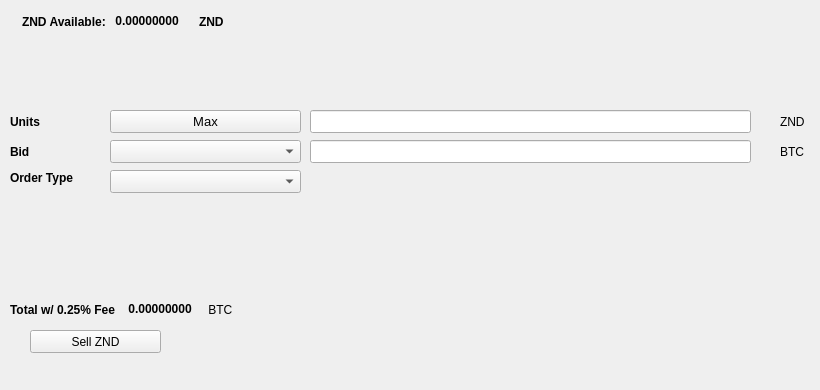
   <widget class="QWidget" name="SellTab">
    <attribute name="title">
     <string>Sell</string>
    </attribute>
    <widget class="QLabel" name="label_16">
     <property name="geometry">
      <rect>
       <x>780</x>
       <y>140</y>
       <width>31</width>
       <height>23</height>
      </rect>
     </property>
     <property name="text">
      <string>BTC</string>
     </property>
    </widget>
    <widget class="QComboBox" name="SellBidcomboBox">
     <property name="geometry">
      <rect>
       <x>110</x>
       <y>140</y>
       <width>191</width>
       <height>23</height>
      </rect>
     </property>
     <property name="font">
      <font>
       <pointsize>10</pointsize>
      </font>
     </property>
    </widget>
    <widget class="QLabel" name="label_18">
     <property name="geometry">
      <rect>
       <x>10</x>
       <y>110</y>
       <width>46</width>
       <height>23</height>
      </rect>
     </property>
     <property name="font">
      <font>
       <weight>75</weight>
       <bold>true</bold>
      </font>
     </property>
     <property name="text">
      <string>Units</string>
     </property>
    </widget>
    <widget class="QPushButton" name="Sell_Max_Amount">
     <property name="geometry">
      <rect>
       <x>110</x>
       <y>110</y>
       <width>191</width>
       <height>23</height>
      </rect>
     </property>
     <property name="font">
      <font>
       <pointsize>10</pointsize>
      </font>
     </property>
     <property name="text">
      <string>Max</string>
     </property>
    </widget>
    <widget class="QLabel" name="label_20">
     <property name="geometry">
      <rect>
       <x>10</x>
       <y>170</y>
       <width>91</width>
       <height>16</height>
      </rect>
     </property>
     <property name="font">
      <font>
       <weight>75</weight>
       <bold>true</bold>
      </font>
     </property>
     <property name="text">
      <string>Order Type</string>
     </property>
    </widget>
    <widget class="QComboBox" name="SellOrdertypeCombo">
     <property name="geometry">
      <rect>
       <x>110</x>
       <y>170</y>
       <width>191</width>
       <height>23</height>
      </rect>
     </property>
     <property name="font">
      <font>
       <pointsize>10</pointsize>
      </font>
     </property>
    </widget>
    <widget class="QLabel" name="label_21">
     <property name="geometry">
      <rect>
       <x>10</x>
       <y>140</y>
       <width>46</width>
       <height>23</height>
      </rect>
     </property>
     <property name="font">
      <font>
       <weight>75</weight>
       <bold>true</bold>
      </font>
     </property>
     <property name="text">
      <string>Bid</string>
     </property>
    </widget>
    <widget class="QLabel" name="label_22">
     <property name="geometry">
      <rect>
       <x>780</x>
       <y>110</y>
       <width>31</width>
       <height>23</height>
      </rect>
     </property>
     <property name="text">
      <string>ZND</string>
     </property>
    </widget>
    <widget class="QLineEdit" name="UnitsInputZND">
     <property name="geometry">
      <rect>
       <x>310</x>
       <y>110</y>
       <width>441</width>
       <height>23</height>
      </rect>
     </property>
     <property name="font">
      <font>
       <pointsize>9</pointsize>
       <weight>75</weight>
       <bold>true</bold>
      </font>
     </property>
    </widget>
    <widget class="QLineEdit" name="SellBidPriceEdit">
     <property name="geometry">
      <rect>
       <x>310</x>
       <y>140</y>
       <width>441</width>
       <height>23</height>
      </rect>
     </property>
     <property name="font">
      <font>
       <pointsize>9</pointsize>
       <weight>75</weight>
       <bold>true</bold>
      </font>
     </property>
    </widget>
    <widget class="QPushButton" name="SellZNDBTN">
     <property name="geometry">
      <rect>
       <x>30</x>
       <y>330</y>
       <width>131</width>
       <height>23</height>
      </rect>
     </property>
     <property name="text">
      <string>Sell ZND</string>
     </property>
     <property name="icon">
      <iconset resource="../zond">
       <normaloff>:/icons/bitcoin</normaloff>:/icons/bitcoin</iconset>
     </property>
    </widget>
    <widget class="QWidget" name="layoutWidget3">
     <property name="geometry">
      <rect>
       <x>22</x>
       <y>12</y>
       <width>258</width>
       <height>19</height>
      </rect>
     </property>
     <layout class="QHBoxLayout" name="horizontalLayout">
      <item>
       <widget class="QLabel" name="label232_2">
        <property name="font">
         <font>
          <weight>75</weight>
          <bold>true</bold>
         </font>
        </property>
        <property name="text">
         <string>ZND Available:</string>
        </property>
       </widget>
      </item>
      <item>
       <widget class="QLabel" name="ZNDAvailableLabel">
        <property name="palette">
         <palette>
          <active>
           <colorrole role="WindowText">
            <brush brushstyle="SolidPattern">
             <color alpha="255">
              <red>0</red>
              <green>0</green>
              <blue>0</blue>
             </color>
            </brush>
           </colorrole>
           <colorrole role="Button">
            <brush brushstyle="SolidPattern">
             <color alpha="255">
              <red>0</red>
              <green>170</green>
              <blue>0</blue>
             </color>
            </brush>
           </colorrole>
           <colorrole role="Light">
            <brush brushstyle="SolidPattern">
             <color alpha="255">
              <red>0</red>
              <green>255</green>
              <blue>0</blue>
             </color>
            </brush>
           </colorrole>
           <colorrole role="Midlight">
            <brush brushstyle="SolidPattern">
             <color alpha="255">
              <red>0</red>
              <green>212</green>
              <blue>0</blue>
             </color>
            </brush>
           </colorrole>
           <colorrole role="Dark">
            <brush brushstyle="SolidPattern">
             <color alpha="255">
              <red>0</red>
              <green>85</green>
              <blue>0</blue>
             </color>
            </brush>
           </colorrole>
           <colorrole role="Mid">
            <brush brushstyle="SolidPattern">
             <color alpha="255">
              <red>0</red>
              <green>113</green>
              <blue>0</blue>
             </color>
            </brush>
           </colorrole>
           <colorrole role="Text">
            <brush brushstyle="SolidPattern">
             <color alpha="255">
              <red>0</red>
              <green>170</green>
              <blue>0</blue>
             </color>
            </brush>
           </colorrole>
           <colorrole role="BrightText">
            <brush brushstyle="SolidPattern">
             <color alpha="255">
              <red>255</red>
              <green>255</green>
              <blue>255</blue>
             </color>
            </brush>
           </colorrole>
           <colorrole role="ButtonText">
            <brush brushstyle="SolidPattern">
             <color alpha="255">
              <red>0</red>
              <green>0</green>
              <blue>0</blue>
             </color>
            </brush>
           </colorrole>
           <colorrole role="Base">
            <brush brushstyle="SolidPattern">
             <color alpha="255">
              <red>255</red>
              <green>255</green>
              <blue>255</blue>
             </color>
            </brush>
           </colorrole>
           <colorrole role="Window">
            <brush brushstyle="SolidPattern">
             <color alpha="255">
              <red>0</red>
              <green>170</green>
              <blue>0</blue>
             </color>
            </brush>
           </colorrole>
           <colorrole role="Shadow">
            <brush brushstyle="SolidPattern">
             <color alpha="255">
              <red>0</red>
              <green>0</green>
              <blue>0</blue>
             </color>
            </brush>
           </colorrole>
           <colorrole role="AlternateBase">
            <brush brushstyle="SolidPattern">
             <color alpha="255">
              <red>127</red>
              <green>212</green>
              <blue>127</blue>
             </color>
            </brush>
           </colorrole>
           <colorrole role="ToolTipBase">
            <brush brushstyle="SolidPattern">
             <color alpha="255">
              <red>255</red>
              <green>255</green>
              <blue>220</blue>
             </color>
            </brush>
           </colorrole>
           <colorrole role="ToolTipText">
            <brush brushstyle="SolidPattern">
             <color alpha="255">
              <red>0</red>
              <green>0</green>
              <blue>0</blue>
             </color>
            </brush>
           </colorrole>
          </active>
          <inactive>
           <colorrole role="WindowText">
            <brush brushstyle="SolidPattern">
             <color alpha="255">
              <red>0</red>
              <green>0</green>
              <blue>0</blue>
             </color>
            </brush>
           </colorrole>
           <colorrole role="Button">
            <brush brushstyle="SolidPattern">
             <color alpha="255">
              <red>0</red>
              <green>170</green>
              <blue>0</blue>
             </color>
            </brush>
           </colorrole>
           <colorrole role="Light">
            <brush brushstyle="SolidPattern">
             <color alpha="255">
              <red>0</red>
              <green>255</green>
              <blue>0</blue>
             </color>
            </brush>
           </colorrole>
           <colorrole role="Midlight">
            <brush brushstyle="SolidPattern">
             <color alpha="255">
              <red>0</red>
              <green>212</green>
              <blue>0</blue>
             </color>
            </brush>
           </colorrole>
           <colorrole role="Dark">
            <brush brushstyle="SolidPattern">
             <color alpha="255">
              <red>0</red>
              <green>85</green>
              <blue>0</blue>
             </color>
            </brush>
           </colorrole>
           <colorrole role="Mid">
            <brush brushstyle="SolidPattern">
             <color alpha="255">
              <red>0</red>
              <green>113</green>
              <blue>0</blue>
             </color>
            </brush>
           </colorrole>
           <colorrole role="Text">
            <brush brushstyle="SolidPattern">
             <color alpha="255">
              <red>0</red>
              <green>170</green>
              <blue>0</blue>
             </color>
            </brush>
           </colorrole>
           <colorrole role="BrightText">
            <brush brushstyle="SolidPattern">
             <color alpha="255">
              <red>255</red>
              <green>255</green>
              <blue>255</blue>
             </color>
            </brush>
           </colorrole>
           <colorrole role="ButtonText">
            <brush brushstyle="SolidPattern">
             <color alpha="255">
              <red>0</red>
              <green>0</green>
              <blue>0</blue>
             </color>
            </brush>
           </colorrole>
           <colorrole role="Base">
            <brush brushstyle="SolidPattern">
             <color alpha="255">
              <red>255</red>
              <green>255</green>
              <blue>255</blue>
             </color>
            </brush>
           </colorrole>
           <colorrole role="Window">
            <brush brushstyle="SolidPattern">
             <color alpha="255">
              <red>0</red>
              <green>170</green>
              <blue>0</blue>
             </color>
            </brush>
           </colorrole>
           <colorrole role="Shadow">
            <brush brushstyle="SolidPattern">
             <color alpha="255">
              <red>0</red>
              <green>0</green>
              <blue>0</blue>
             </color>
            </brush>
           </colorrole>
           <colorrole role="AlternateBase">
            <brush brushstyle="SolidPattern">
             <color alpha="255">
              <red>127</red>
              <green>212</green>
              <blue>127</blue>
             </color>
            </brush>
           </colorrole>
           <colorrole role="ToolTipBase">
            <brush brushstyle="SolidPattern">
             <color alpha="255">
              <red>255</red>
              <green>255</green>
              <blue>220</blue>
             </color>
            </brush>
           </colorrole>
           <colorrole role="ToolTipText">
            <brush brushstyle="SolidPattern">
             <color alpha="255">
              <red>0</red>
              <green>0</green>
              <blue>0</blue>
             </color>
            </brush>
           </colorrole>
          </inactive>
          <disabled>
           <colorrole role="WindowText">
            <brush brushstyle="SolidPattern">
             <color alpha="255">
              <red>0</red>
              <green>85</green>
              <blue>0</blue>
             </color>
            </brush>
           </colorrole>
           <colorrole role="Button">
            <brush brushstyle="SolidPattern">
             <color alpha="255">
              <red>0</red>
              <green>170</green>
              <blue>0</blue>
             </color>
            </brush>
           </colorrole>
           <colorrole role="Light">
            <brush brushstyle="SolidPattern">
             <color alpha="255">
              <red>0</red>
              <green>255</green>
              <blue>0</blue>
             </color>
            </brush>
           </colorrole>
           <colorrole role="Midlight">
            <brush brushstyle="SolidPattern">
             <color alpha="255">
              <red>0</red>
              <green>212</green>
              <blue>0</blue>
             </color>
            </brush>
           </colorrole>
           <colorrole role="Dark">
            <brush brushstyle="SolidPattern">
             <color alpha="255">
              <red>0</red>
              <green>85</green>
              <blue>0</blue>
             </color>
            </brush>
           </colorrole>
           <colorrole role="Mid">
            <brush brushstyle="SolidPattern">
             <color alpha="255">
              <red>0</red>
              <green>113</green>
              <blue>0</blue>
             </color>
            </brush>
           </colorrole>
           <colorrole role="Text">
            <brush brushstyle="SolidPattern">
             <color alpha="255">
              <red>0</red>
              <green>85</green>
              <blue>0</blue>
             </color>
            </brush>
           </colorrole>
           <colorrole role="BrightText">
            <brush brushstyle="SolidPattern">
             <color alpha="255">
              <red>255</red>
              <green>255</green>
              <blue>255</blue>
             </color>
            </brush>
           </colorrole>
           <colorrole role="ButtonText">
            <brush brushstyle="SolidPattern">
             <color alpha="255">
              <red>0</red>
              <green>85</green>
              <blue>0</blue>
             </color>
            </brush>
           </colorrole>
           <colorrole role="Base">
            <brush brushstyle="SolidPattern">
             <color alpha="255">
              <red>0</red>
              <green>170</green>
              <blue>0</blue>
             </color>
            </brush>
           </colorrole>
           <colorrole role="Window">
            <brush brushstyle="SolidPattern">
             <color alpha="255">
              <red>0</red>
              <green>170</green>
              <blue>0</blue>
             </color>
            </brush>
           </colorrole>
           <colorrole role="Shadow">
            <brush brushstyle="SolidPattern">
             <color alpha="255">
              <red>0</red>
              <green>0</green>
              <blue>0</blue>
             </color>
            </brush>
           </colorrole>
           <colorrole role="AlternateBase">
            <brush brushstyle="SolidPattern">
             <color alpha="255">
              <red>0</red>
              <green>170</green>
              <blue>0</blue>
             </color>
            </brush>
           </colorrole>
           <colorrole role="ToolTipBase">
            <brush brushstyle="SolidPattern">
             <color alpha="255">
              <red>255</red>
              <green>255</green>
              <blue>220</blue>
             </color>
            </brush>
           </colorrole>
           <colorrole role="ToolTipText">
            <brush brushstyle="SolidPattern">
             <color alpha="255">
              <red>0</red>
              <green>0</green>
              <blue>0</blue>
             </color>
            </brush>
           </colorrole>
          </disabled>
         </palette>
        </property>
        <property name="font">
         <font>
          <weight>75</weight>
          <bold>true</bold>
         </font>
        </property>
        <property name="text">
         <string> 0.00000000 </string>
        </property>
        <property name="textInteractionFlags">
         <set>Qt::LinksAccessibleByMouse|Qt::TextSelectableByKeyboard|Qt::TextSelectableByMouse</set>
        </property>
       </widget>
      </item>
      <item>
       <widget class="QLabel" name="labelZND">
        <property name="font">
         <font>
          <weight>75</weight>
          <bold>true</bold>
         </font>
        </property>
        <property name="text">
         <string>ZND</string>
        </property>
       </widget>
      </item>
     </layout>
    </widget>
    <widget class="QWidget" name="layoutWidget">
     <property name="geometry">
      <rect>
       <x>10</x>
       <y>300</y>
       <width>268</width>
       <height>19</height>
      </rect>
     </property>
     <layout class="QHBoxLayout" name="horizontalLayout_2">
      <item>
       <widget class="QLabel" name="label_19">
        <property name="font">
         <font>
          <weight>75</weight>
          <bold>true</bold>
         </font>
        </property>
        <property name="text">
         <string>Total w/ 0.25% Fee </string>
        </property>
       </widget>
      </item>
      <item>
       <widget class="QLabel" name="SellCostLabel">
        <property name="palette">
         <palette>
          <active>
           <colorrole role="WindowText">
            <brush brushstyle="SolidPattern">
             <color alpha="255">
              <red>0</red>
              <green>0</green>
              <blue>0</blue>
             </color>
            </brush>
           </colorrole>
           <colorrole role="Button">
            <brush brushstyle="SolidPattern">
             <color alpha="255">
              <red>0</red>
              <green>170</green>
              <blue>0</blue>
             </color>
            </brush>
           </colorrole>
           <colorrole role="Light">
            <brush brushstyle="SolidPattern">
             <color alpha="255">
              <red>0</red>
              <green>255</green>
              <blue>0</blue>
             </color>
            </brush>
           </colorrole>
           <colorrole role="Midlight">
            <brush brushstyle="SolidPattern">
             <color alpha="255">
              <red>0</red>
              <green>212</green>
              <blue>0</blue>
             </color>
            </brush>
           </colorrole>
           <colorrole role="Dark">
            <brush brushstyle="SolidPattern">
             <color alpha="255">
              <red>0</red>
              <green>85</green>
              <blue>0</blue>
             </color>
            </brush>
           </colorrole>
           <colorrole role="Mid">
            <brush brushstyle="SolidPattern">
             <color alpha="255">
              <red>0</red>
              <green>113</green>
              <blue>0</blue>
             </color>
            </brush>
           </colorrole>
           <colorrole role="Text">
            <brush brushstyle="SolidPattern">
             <color alpha="255">
              <red>0</red>
              <green>170</green>
              <blue>0</blue>
             </color>
            </brush>
           </colorrole>
           <colorrole role="BrightText">
            <brush brushstyle="SolidPattern">
             <color alpha="255">
              <red>255</red>
              <green>255</green>
              <blue>255</blue>
             </color>
            </brush>
           </colorrole>
           <colorrole role="ButtonText">
            <brush brushstyle="SolidPattern">
             <color alpha="255">
              <red>0</red>
              <green>0</green>
              <blue>0</blue>
             </color>
            </brush>
           </colorrole>
           <colorrole role="Base">
            <brush brushstyle="SolidPattern">
             <color alpha="255">
              <red>255</red>
              <green>255</green>
              <blue>255</blue>
             </color>
            </brush>
           </colorrole>
           <colorrole role="Window">
            <brush brushstyle="SolidPattern">
             <color alpha="255">
              <red>0</red>
              <green>170</green>
              <blue>0</blue>
             </color>
            </brush>
           </colorrole>
           <colorrole role="Shadow">
            <brush brushstyle="SolidPattern">
             <color alpha="255">
              <red>0</red>
              <green>0</green>
              <blue>0</blue>
             </color>
            </brush>
           </colorrole>
           <colorrole role="AlternateBase">
            <brush brushstyle="SolidPattern">
             <color alpha="255">
              <red>127</red>
              <green>212</green>
              <blue>127</blue>
             </color>
            </brush>
           </colorrole>
           <colorrole role="ToolTipBase">
            <brush brushstyle="SolidPattern">
             <color alpha="255">
              <red>255</red>
              <green>255</green>
              <blue>220</blue>
             </color>
            </brush>
           </colorrole>
           <colorrole role="ToolTipText">
            <brush brushstyle="SolidPattern">
             <color alpha="255">
              <red>0</red>
              <green>0</green>
              <blue>0</blue>
             </color>
            </brush>
           </colorrole>
          </active>
          <inactive>
           <colorrole role="WindowText">
            <brush brushstyle="SolidPattern">
             <color alpha="255">
              <red>0</red>
              <green>0</green>
              <blue>0</blue>
             </color>
            </brush>
           </colorrole>
           <colorrole role="Button">
            <brush brushstyle="SolidPattern">
             <color alpha="255">
              <red>0</red>
              <green>170</green>
              <blue>0</blue>
             </color>
            </brush>
           </colorrole>
           <colorrole role="Light">
            <brush brushstyle="SolidPattern">
             <color alpha="255">
              <red>0</red>
              <green>255</green>
              <blue>0</blue>
             </color>
            </brush>
           </colorrole>
           <colorrole role="Midlight">
            <brush brushstyle="SolidPattern">
             <color alpha="255">
              <red>0</red>
              <green>212</green>
              <blue>0</blue>
             </color>
            </brush>
           </colorrole>
           <colorrole role="Dark">
            <brush brushstyle="SolidPattern">
             <color alpha="255">
              <red>0</red>
              <green>85</green>
              <blue>0</blue>
             </color>
            </brush>
           </colorrole>
           <colorrole role="Mid">
            <brush brushstyle="SolidPattern">
             <color alpha="255">
              <red>0</red>
              <green>113</green>
              <blue>0</blue>
             </color>
            </brush>
           </colorrole>
           <colorrole role="Text">
            <brush brushstyle="SolidPattern">
             <color alpha="255">
              <red>0</red>
              <green>170</green>
              <blue>0</blue>
             </color>
            </brush>
           </colorrole>
           <colorrole role="BrightText">
            <brush brushstyle="SolidPattern">
             <color alpha="255">
              <red>255</red>
              <green>255</green>
              <blue>255</blue>
             </color>
            </brush>
           </colorrole>
           <colorrole role="ButtonText">
            <brush brushstyle="SolidPattern">
             <color alpha="255">
              <red>0</red>
              <green>0</green>
              <blue>0</blue>
             </color>
            </brush>
           </colorrole>
           <colorrole role="Base">
            <brush brushstyle="SolidPattern">
             <color alpha="255">
              <red>255</red>
              <green>255</green>
              <blue>255</blue>
             </color>
            </brush>
           </colorrole>
           <colorrole role="Window">
            <brush brushstyle="SolidPattern">
             <color alpha="255">
              <red>0</red>
              <green>170</green>
              <blue>0</blue>
             </color>
            </brush>
           </colorrole>
           <colorrole role="Shadow">
            <brush brushstyle="SolidPattern">
             <color alpha="255">
              <red>0</red>
              <green>0</green>
              <blue>0</blue>
             </color>
            </brush>
           </colorrole>
           <colorrole role="AlternateBase">
            <brush brushstyle="SolidPattern">
             <color alpha="255">
              <red>127</red>
              <green>212</green>
              <blue>127</blue>
             </color>
            </brush>
           </colorrole>
           <colorrole role="ToolTipBase">
            <brush brushstyle="SolidPattern">
             <color alpha="255">
              <red>255</red>
              <green>255</green>
              <blue>220</blue>
             </color>
            </brush>
           </colorrole>
           <colorrole role="ToolTipText">
            <brush brushstyle="SolidPattern">
             <color alpha="255">
              <red>0</red>
              <green>0</green>
              <blue>0</blue>
             </color>
            </brush>
           </colorrole>
          </inactive>
          <disabled>
           <colorrole role="WindowText">
            <brush brushstyle="SolidPattern">
             <color alpha="255">
              <red>0</red>
              <green>85</green>
              <blue>0</blue>
             </color>
            </brush>
           </colorrole>
           <colorrole role="Button">
            <brush brushstyle="SolidPattern">
             <color alpha="255">
              <red>0</red>
              <green>170</green>
              <blue>0</blue>
             </color>
            </brush>
           </colorrole>
           <colorrole role="Light">
            <brush brushstyle="SolidPattern">
             <color alpha="255">
              <red>0</red>
              <green>255</green>
              <blue>0</blue>
             </color>
            </brush>
           </colorrole>
           <colorrole role="Midlight">
            <brush brushstyle="SolidPattern">
             <color alpha="255">
              <red>0</red>
              <green>212</green>
              <blue>0</blue>
             </color>
            </brush>
           </colorrole>
           <colorrole role="Dark">
            <brush brushstyle="SolidPattern">
             <color alpha="255">
              <red>0</red>
              <green>85</green>
              <blue>0</blue>
             </color>
            </brush>
           </colorrole>
           <colorrole role="Mid">
            <brush brushstyle="SolidPattern">
             <color alpha="255">
              <red>0</red>
              <green>113</green>
              <blue>0</blue>
             </color>
            </brush>
           </colorrole>
           <colorrole role="Text">
            <brush brushstyle="SolidPattern">
             <color alpha="255">
              <red>0</red>
              <green>85</green>
              <blue>0</blue>
             </color>
            </brush>
           </colorrole>
           <colorrole role="BrightText">
            <brush brushstyle="SolidPattern">
             <color alpha="255">
              <red>255</red>
              <green>255</green>
              <blue>255</blue>
             </color>
            </brush>
           </colorrole>
           <colorrole role="ButtonText">
            <brush brushstyle="SolidPattern">
             <color alpha="255">
              <red>0</red>
              <green>85</green>
              <blue>0</blue>
             </color>
            </brush>
           </colorrole>
           <colorrole role="Base">
            <brush brushstyle="SolidPattern">
             <color alpha="255">
              <red>0</red>
              <green>170</green>
              <blue>0</blue>
             </color>
            </brush>
           </colorrole>
           <colorrole role="Window">
            <brush brushstyle="SolidPattern">
             <color alpha="255">
              <red>0</red>
              <green>170</green>
              <blue>0</blue>
             </color>
            </brush>
           </colorrole>
           <colorrole role="Shadow">
            <brush brushstyle="SolidPattern">
             <color alpha="255">
              <red>0</red>
              <green>0</green>
              <blue>0</blue>
             </color>
            </brush>
           </colorrole>
           <colorrole role="AlternateBase">
            <brush brushstyle="SolidPattern">
             <color alpha="255">
              <red>0</red>
              <green>170</green>
              <blue>0</blue>
             </color>
            </brush>
           </colorrole>
           <colorrole role="ToolTipBase">
            <brush brushstyle="SolidPattern">
             <color alpha="255">
              <red>255</red>
              <green>255</green>
              <blue>220</blue>
             </color>
            </brush>
           </colorrole>
           <colorrole role="ToolTipText">
            <brush brushstyle="SolidPattern">
             <color alpha="255">
              <red>0</red>
              <green>0</green>
              <blue>0</blue>
             </color>
            </brush>
           </colorrole>
          </disabled>
         </palette>
        </property>
        <property name="font">
         <font>
          <weight>75</weight>
          <bold>true</bold>
         </font>
        </property>
        <property name="autoFillBackground">
         <bool>false</bool>
        </property>
        <property name="text">
         <string> 0.00000000</string>
        </property>
        <property name="textInteractionFlags">
         <set>Qt::LinksAccessibleByMouse|Qt::TextSelectableByMouse</set>
        </property>
       </widget>
      </item>
      <item>
       <widget class="QLabel" name="label_17">
        <property name="font">
         <font>
          <weight>50</weight>
          <bold>false</bold>
         </font>
        </property>
        <property name="text">
         <string> BTC</string>
        </property>
       </widget>
      </item>
     </layout>
    </widget>
    <widget class="QLabel" name="label_23">
     <property name="geometry">
      <rect>
       <x>460</x>
       <y>300</y>
       <width>281</width>
       <height>81</height>
      </rect>
     </property>
     <property name="text">
      <string/>
     </property>
     <property name="pixmap">
      <pixmap>:/images/bittrex</pixmap>
     </property>
    </widget>
   </widget>
